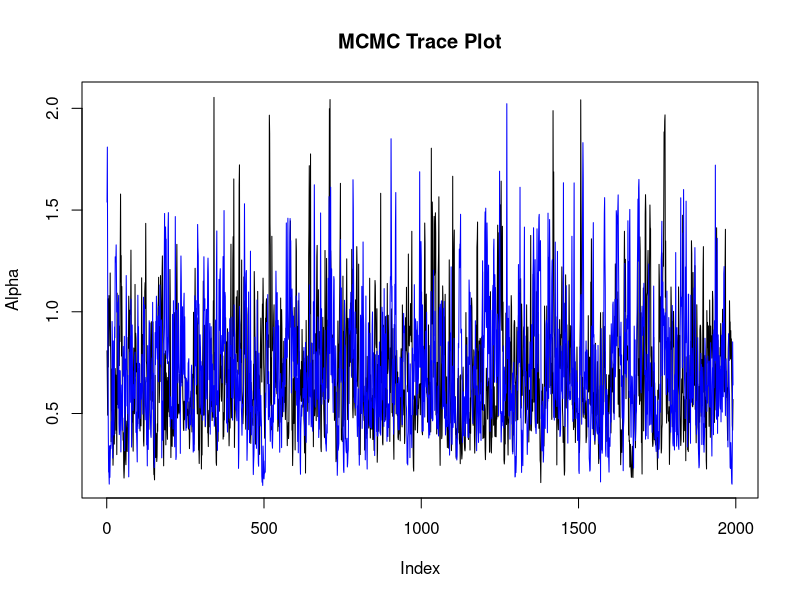
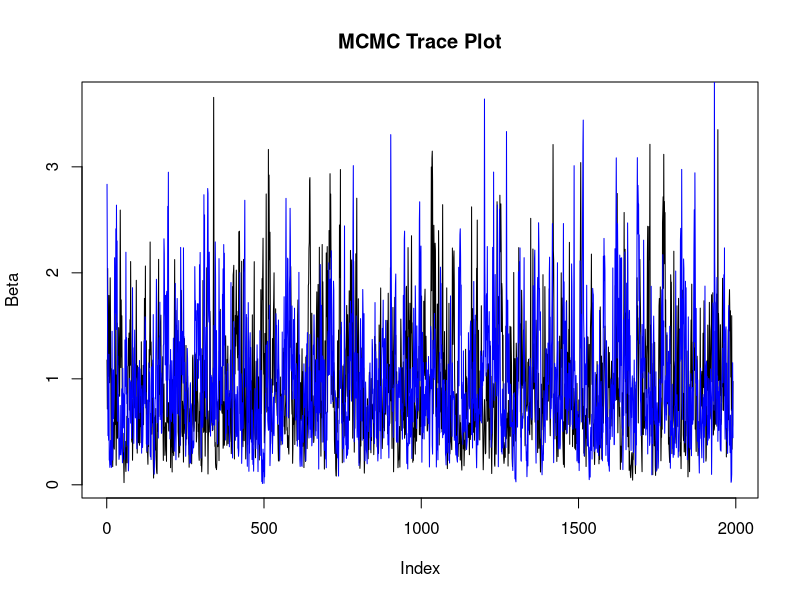
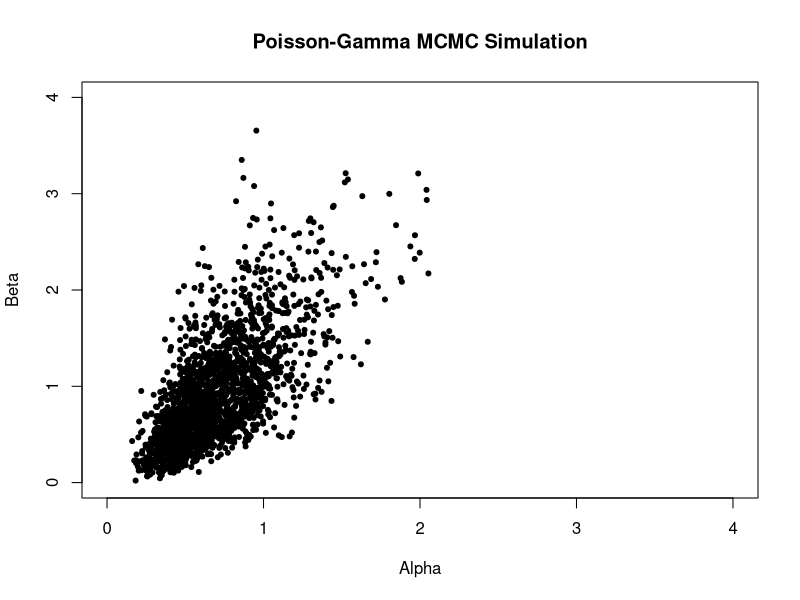
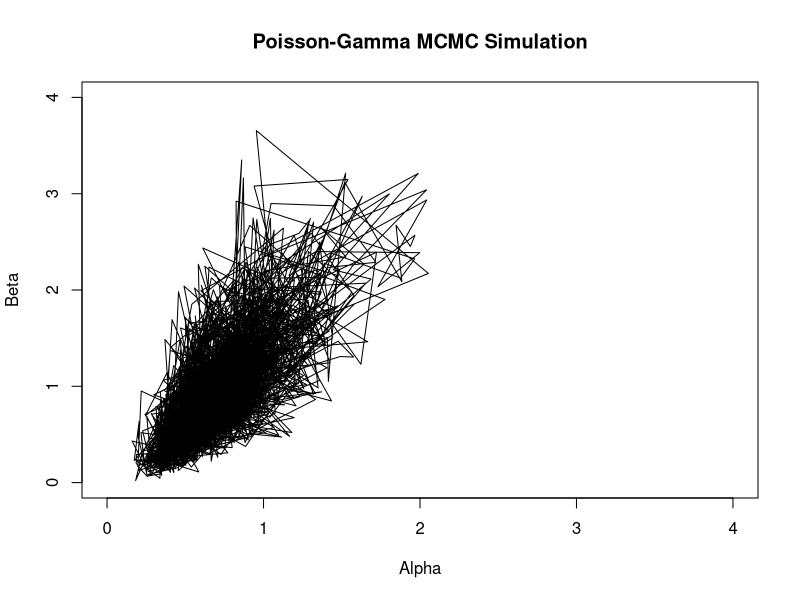
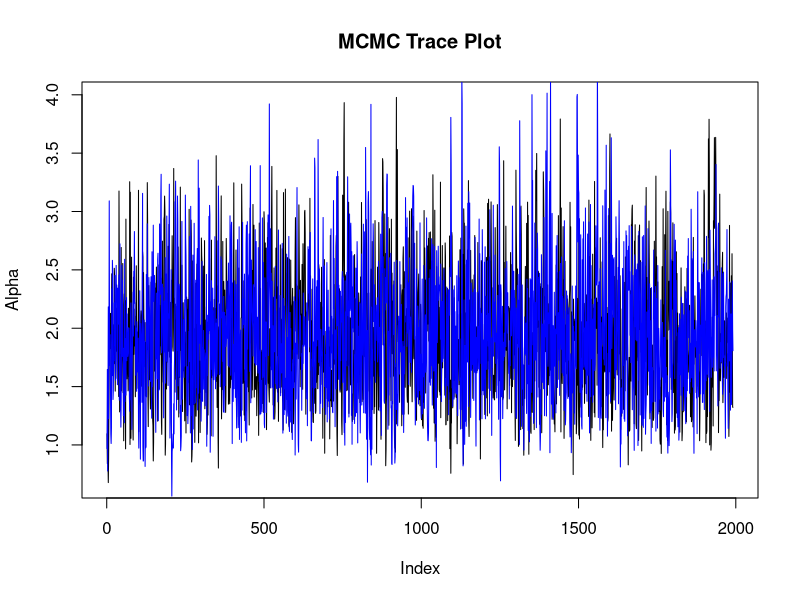
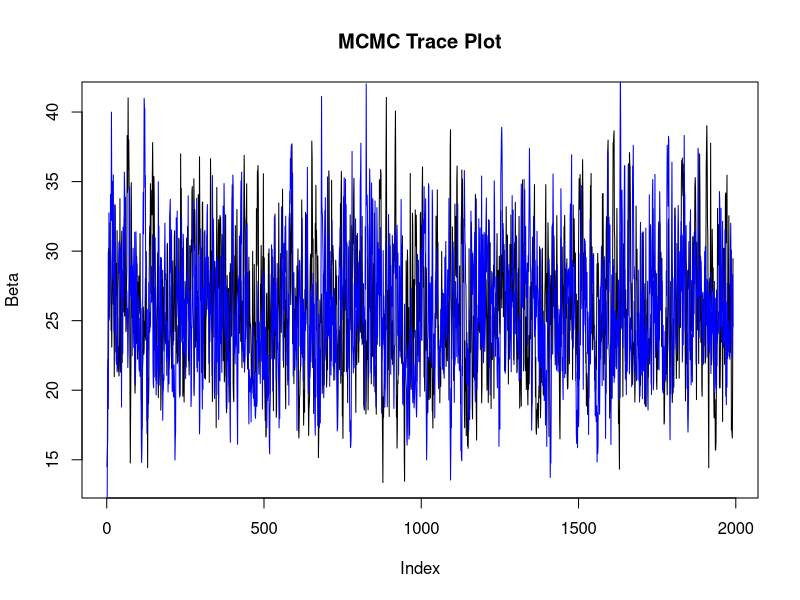
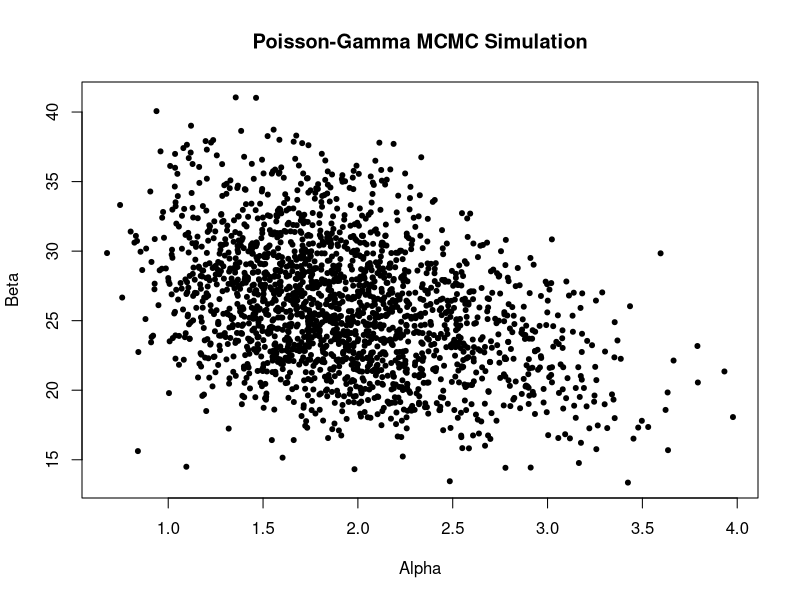
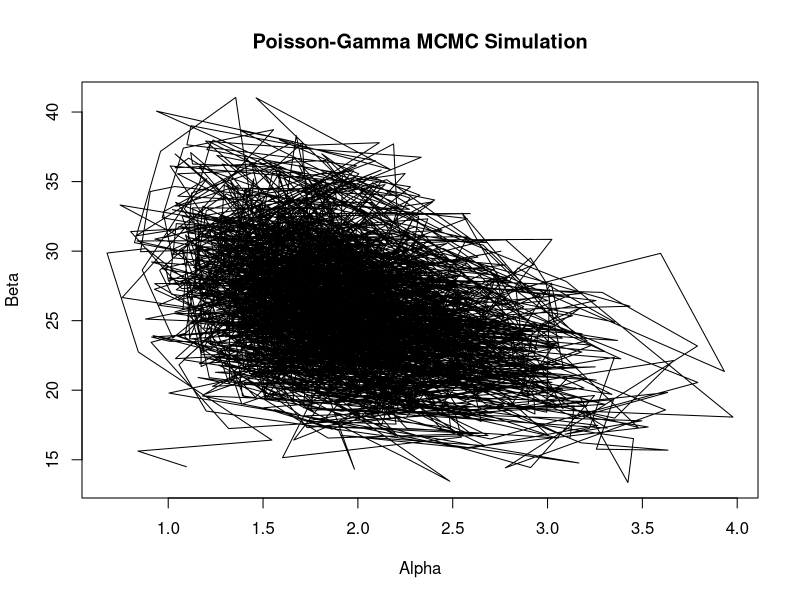

The R source for these figures, in order:
## ---- chunk 1
# target density
adensity <- function(a, b, theta){
  return(prod(dgamma(theta, shape = a, rate = b)) *
           dexp(a, rate = 1))
}

# Metropolis-Hastings algorithm
ametrohast <- function(a, b, theta){
  stop = F
  while(stop != T){
    A <- rexp(1, rate = 1 / a) # proposal density is exponential
    dA <- dexp(A, rate = 1 / a)
    da <- dexp(a, rate = 1 / A)
    accept_rt <- min(1, (adensity(A, b, theta) * da) / (adensity(a, b, theta) * dA))
    u <- runif(1)
    if(u <= accept_rt){
      stop = T
    }
  }
  return(A)
}
## ---- chunk 2
set.seed(112719) # Thanksgiving

# simulation parameters
runs <- 2000
burns <- 10

# first random initialization
a1 <- rexp(1, rate = 1)
b1 <- rgamma(1, shape = .1, rate = 1)
theta1 <- rgamma(10, shape = a1, rate = b1)

# second random initialization
a2 <- rexp(1, rate = 1)
b2 <- rgamma(1, shape = .1, rate = 1)
theta2 <- rgamma(10, shape = a2, rate = b2)

# data
y <- c(5, 1, 5, 14, 3, 19, 1, 1, 4, 22)
t <- c(94.3, 15.7, 62.9, 126, 5.24, 31.4,
       1.05, 1.05, 2.1, 10.5)

# gibbs sampling
alpha1 <- rep(0, times = runs)
beta1 <- rep(0, times = runs)
for(i in 1:runs){
    a1 <- ametrohast(a1, b1, theta1)
    b1 <- rgamma(1, shape = 10 * a1 + .1, rate = sum(theta1) + 1)
    theta1 <- rgamma(10, shape = y + a1, rate = t + b1)
    alpha1[i] <- a1
    beta1[i] <- b1
}

alpha2 <- rep(0, times = runs)
beta2 <- rep(0, times = runs)
for(i in 1:runs){
    a2 <- ametrohast(a2, b2, theta2)
    b2 <- rgamma(1, shape = 10 * a2 + .1, rate = sum(theta2) + 1)
    theta2 <- rgamma(10, shape = y + a2, rate = t + b2)
    alpha2[i] <- a2
    beta2[i] <- b2
}
## ---- chunk 3
plot(alpha1[burns:runs], type = 'l',
     main = 'MCMC Trace Plot', ylab = 'Alpha')
lines(alpha2[burns:runs], type = 'l', col = 'blue')

plot(beta1[burns:runs], type = 'l',
     main = 'MCMC Trace Plot', ylab = 'Beta')
lines(beta2[burns:runs], type = 'l', col = 'blue')
## ---- chunk 4
# with points
plot(alpha1[burns:runs], beta1[burns:runs],
     type = 'p', pch = 20, main = 'Poisson-Gamma MCMC Simulation',
     xlim = c(0, 4), xlab = 'Alpha',
     ylim = c(0, 4), ylab = 'Beta')

# with lines
plot(alpha1[burns:runs], beta1[burns:runs],
     type = 'l', main = 'Poisson-Gamma MCMC Simulation',
     xlim = c(0, 4), xlab = 'Alpha',
     ylim = c(0, 4), ylab = 'Beta')
## ---- chunk 5
nbdensity <- function(a, b, t, y){
  return(prod(dnbinom(y, size = a, prob = (t / (b + t)))) *
           dexp(a, 1) * dgamma(b, shape = .1, rate = 1))
}

nbmetrohast <- function(a, b, t, y){
  stop = F
  while(stop != T){
      A <- rgamma(1, shape = a, rate = 1) # ind proposal density
      B <- rgamma(1, shape = b, rate = 1) # ind proposal density
      dA <- dgamma(A, shape = a, rate = 1)
      dB <- dgamma(B, shape = b, rate = 1)
      da <- dgamma(a, shape = A, rate = 1)
      db <- dgamma(b, shape = B, rate = 1)
      accept_rt <- min(1, (nbdensity(A, B, t, y) * da * db) / 
                         (nbdensity(a, b, t, y) * dA * dB))
      u <- runif(1)
      if(u <= accept_rt){
        stop = T
      }
  }
  return(c(A, B))
}
## ---- chunk 6
set.seed(122519) # Christmas

# simulation parameters
runs <- 2000
burns <- 10

# first random initialization
a1 <- rexp(1, rate = 1)
b1 <- rgamma(1, shape = .1, rate = 1)

# second random initialization
a2 <- rexp(1, rate = 1)
b2 <- rgamma(1, shape = .1, rate = 1)

# gibbs sampling
alpha1 <- rep(0, times = runs)
beta1 <- rep(0, times = runs)
for(i in 1:runs){
    ab <- nbmetrohast(a1, b1, t, y)
    a1 <- ab[1]
    b1 <- ab[2]
    alpha1[i] <- a1
    beta1[i] <- b1
}

alpha2 <- rep(0, times = runs)
beta2 <- rep(0, times = runs)
for(i in 1:runs){
    ab <- nbmetrohast(a2, b2, t, y)
    a2 <- ab[1]
    b2 <- ab[2]
    alpha2[i] <- a2
    beta2[i] <- b2
}
## ---- chunk 7
plot(alpha1[burns:runs], type = 'l',
     main = 'MCMC Trace Plot', ylab = 'Alpha')
lines(alpha2[burns:runs], type = 'l', col = 'blue')

plot(beta1[burns:runs], type = 'l',
     main = 'MCMC Trace Plot', ylab = 'Beta')
lines(beta2[burns:runs], type = 'l', col = 'blue')
## ---- chunk 8
# with points
plot(alpha1[burns:runs], beta1[burns:runs],
     type = 'p', pch = 20, main = 'Poisson-Gamma MCMC Simulation',
     xlab = 'Alpha', ylab = 'Beta')

# with lines
plot(alpha1[burns:runs], beta1[burns:runs],
     type = 'l', main = 'Poisson-Gamma MCMC Simulation',
     xlab = 'Alpha',
     ylab = 'Beta')
